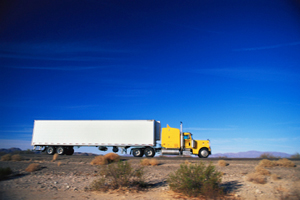
#> input picture data/images/truck.jpg, 300 x 200 px, found by its file name
$ jupyter execute '21. Filtering Colors .ipynb'
#> lines starting #> are read from the running program, lines starting #| are printed output that depends on the picture; after the words box and inside, x2 and y2 are one past the last pixel; in counts of white or black regions, pixels touching at a corner belong together
# **Filtering Colors**

####**In this lesson we'll learn:**
1. How to use the HSV Color Space to Filter by Color

#### **Remember The HSV Color Space**

- Hue: 0 - 179
- Saturation: 0 - 255
- Value (Intensity): 0 - 255

[cell 1]
# Making root folder as working directory
import os
from pathlib import Path
os.chdir("D:\\Learning\\udemy_computer_vision_course")

# checking current workig dirtectory path
print(os.getcwd())

ROOT = Path(".")

[cell 2]
# Our Setup, Import Libaries, Create our Imshow Function and Download our Images
import cv2
import numpy as np
from matplotlib import pyplot as plt

# Define our imshow function
def imshow(title = "Image", image = None, size = 10):
    w, h = image.shape[0], image.shape[1]
    aspect_ratio = w/h
    plt.figure(figsize=(size * aspect_ratio,size))
    plt.imshow(cv2.cvtColor(image, cv2.COLOR_BGR2RGB))
    plt.title(title)
    plt.show()

# # Download and unzip our images and Haarcascade Classifiers
# !wget https://moderncomputervision.s3.eu-west-2.amazonaws.com/images.zip

# !unzip -qq images.zip

[cell 3]
image = cv2.imread('data/images/truck.jpg')
#> image is the input picture: shape (200, 300, 3); mean B, G, R 143.6, 87.8, 55.2

# define range of BLUE color in HSV
lower = np.array([90,0,0])
upper = np.array([135,255,255])

# Convert image from RBG/BGR to HSV so we easily filter
hsv_img = cv2.cvtColor(image, cv2.COLOR_BGR2HSV)
#> hsv_img: shape (200, 300, 3); mean H, S, V 86.2, 182.7, 155

# Use inRange to capture only the values between lower & upper
mask = cv2.inRange(hsv_img, lower, upper)
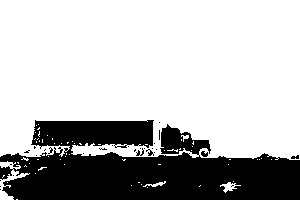
#> mask: shape (200, 300); 72.4% white; 29 black regions (24 under 20 px), largest, box (x1, y1, x2, y2) and area: (0, 120, 300, 200) 16373, (201, 151, 208, 157) 30, (136, 148, 144, 156) 28, (146, 149, 154, 156) 25, (291, 155, 299, 159) 23

# Perform Bitwise AND on mask and our original frame
res = cv2.bitwise_and(image, image, mask=mask)
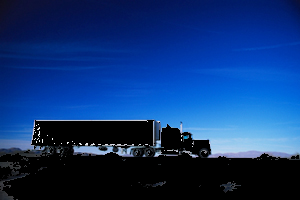
#> res: shape (200, 300, 3); mean B, G, R 114, 52.3, 14.4

imshow('Original', image)
imshow('mask', mask)
imshow('Filtered Color Only', res)

#### **Filtering out Red**

[cell 4]
image = cv2.imread("data/images/Hillary.jpg")
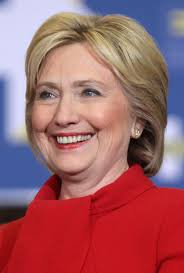
#> input picture data/images/Hillary.jpg, 184 x 273 px, found by its file name
#> image is the input picture: shape (273, 184, 3); mean B, G, R 104.2, 98.1, 159.7

img_hsv = cv2.cvtColor(image, cv2.COLOR_BGR2HSV)
#> img_hsv: shape (273, 184, 3); mean H, S, V 87.4, 129.1, 173.9

# lower mask (0-10)
lower_red = np.array([0,0,0])
upper_red = np.array([10,255,255])
mask0 = cv2.inRange(img_hsv, lower_red, upper_red)
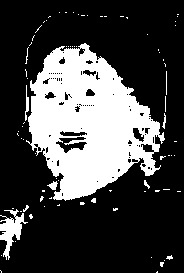
#> mask0: shape (273, 184); 27.6% white; 81 white regions (71 under 20 px), largest, box (x1, y1, x2, y2) and area: (26, 43, 165, 201) 12756, (0, 209, 28, 260) 576, (25, 85, 29, 121) 71

# upper mask (170-180)
lower_red = np.array([170,0,0])
upper_red = np.array([180,255,255])
mask1 = cv2.inRange(img_hsv, lower_red, upper_red)
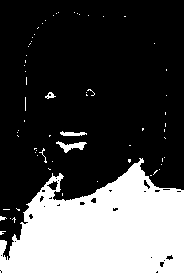
#> mask1: shape (273, 184); 29.6% white; 66 white regions (60 under 20 px), largest, box (x1, y1, x2, y2) and area: (0, 158, 184, 273) 14381, (56, 141, 87, 153) 163, (60, 131, 87, 136) 89, (45, 92, 56, 99) 38, (39, 148, 47, 163) 24, (0, 216, 7, 221) 20

# join masks
mask = mask0+mask1
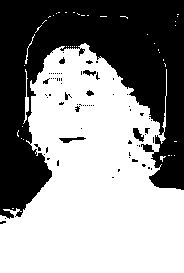
#> mask: shape (273, 184); 57.2% white; 70 black regions (61 under 20 px), largest, box (x1, y1, x2, y2) and area: (0, 0, 184, 219) 20894, (133, 128, 144, 142) 85, (59, 137, 86, 143) 82

# Perform Bitwise AND on mask and our original frame
res = cv2.bitwise_and(image, image, mask=mask)
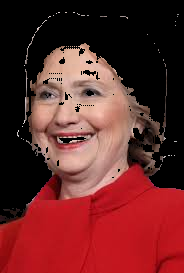
#> res: shape (273, 184, 3); mean B, G, R 40, 40.8, 101.5

imshow('Original', image)
imshow('mask', mask)
imshow('Filtered Color Only', res)
